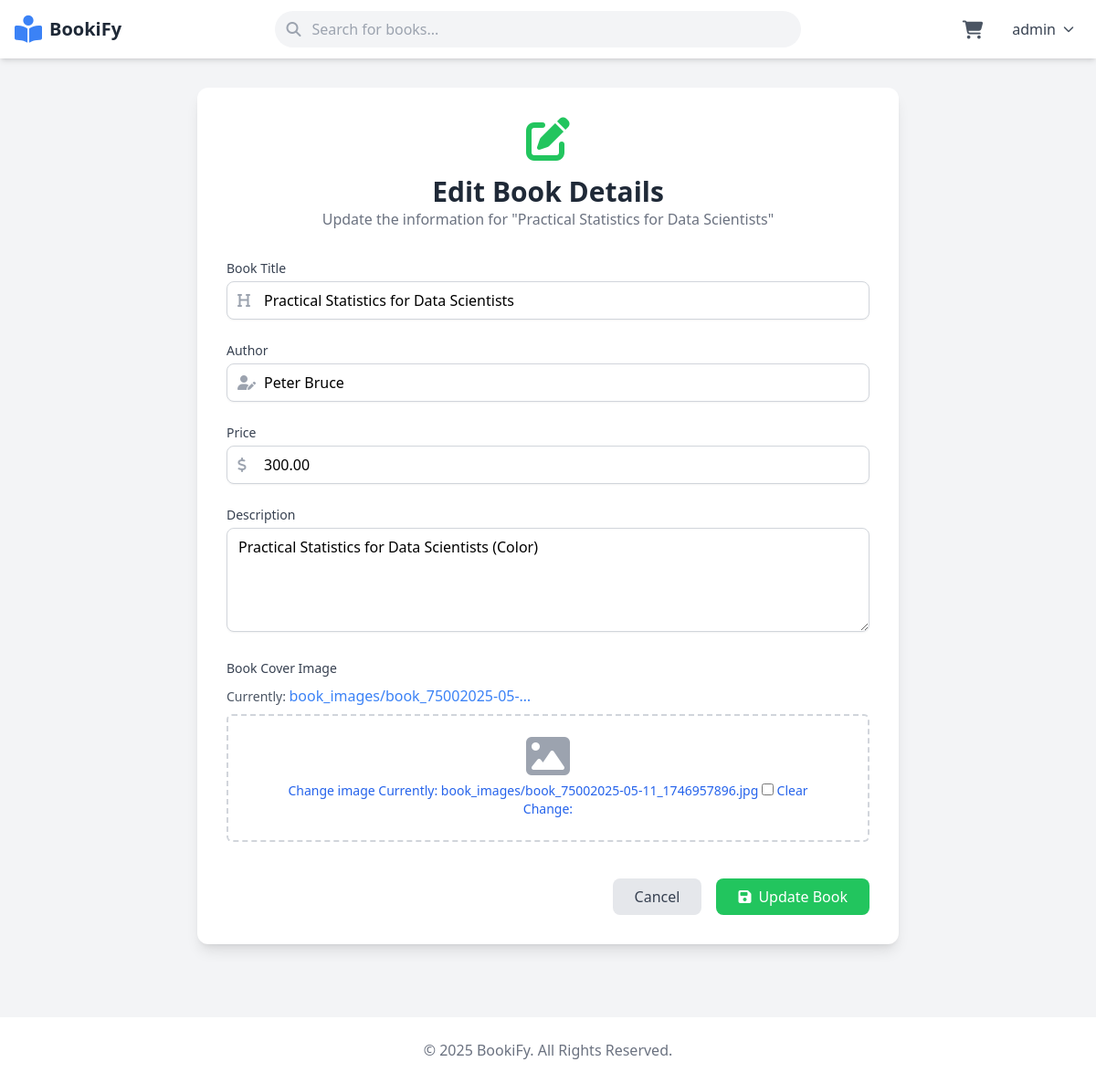
The app's page /admin-panel/edit/5/ (signed in) with its own data.
### store/models.py (models this page shows, shortened)
class Book(models.Model):
    title = models.CharField(max_length=200)
    author = models.CharField(max_length=200)
    description = models.TextField()
    price = models.DecimalField(max_digits=10, decimal_places=2)
    image = models.ImageField(upload_to='book_images/', null=True, blank=True)
    created_at = models.DateTimeField(auto_now_add=True)

### store/decorators.py (the view)
    def wrapper_function(request, *args, **kwargs):
        if request.user.is_authenticated and request.user.is_staff:
            return view_func(request, *args, **kwargs)
        else:
            return HttpResponse('You are not authorized to view this page.')

### store/context_processors.py (called while the page is built)
def cart_item_count(request):
    if request.user.is_authenticated:
        try:
            cart = Cart.objects.get(user=request.user)
            item_count = sum(item.quantity for item in cart.items.all())
        except Cart.DoesNotExist:
            item_count = 0
    else:
        item_count = 0
    return {'cart_item_count': item_count}

### templates/admin_panel/edit_book.html (shortened to what this page needs)
{% extends 'base.html' %}
{% load static %}
{% block content %}
<div class="max-w-3xl mx-auto bg-white p-8 rounded-xl shadow-lg">
    <div class="text-center mb-8">
        <i class="fas fa-edit text-5xl text-green-500"></i>
        <h1 class="text-3xl font-bold text-gray-800 mt-4">Edit Book Details</h1>
        <p class="text-gray-500">Update the information for "{{ book.title }}"</p>
    </div>
    <form method="POST" enctype="multipart/form-data" class="space-y-6">
        <div>
            <label for="{{ form.title.id_for_label }}" class="block text-sm font-medium text-gray-700">Book Title</label>
            <div class="relative mt-1">
                <span class="absolute inset-y-0 left-0 pl-3 flex items-center pointer-events-none"></span>
                {{ form.title }}
            </div>
        </div>
        <div>
            <label for="{{ form.author.id_for_label }}" class="block text-sm font-medium text-gray-700">Author</label>
            <div class="relative mt-1">
                <span class="absolute inset-y-0 left-0 pl-3 flex items-center pointer-events-none"></span>
                {{ form.author }}
            </div>
        </div>
        <div>
            <label for="{{ form.price.id_for_label }}" class="block text-sm font-medium text-gray-700">Price</label>
            <div class="relative mt-1">
                <span class="absolute inset-y-0 left-0 pl-3 flex items-center pointer-events-none"></span>
                {{ form.price }}
            </div>
        </div>
        <div>
            <label for="{{ form.description.id_for_label }}" class="block text-sm font-medium text-gray-700">Description</label>
            <div class="relative mt-1">
                 {{ form.description }}
            </div>
        </div>
        <div>
            <label class="block text-sm font-medium text-gray-700">Book Cover Image</label>
            {% if form.image.value %}
                <div class="my-2">
                    <span class="text-gray-600 text-sm">Currently: </span>
                    <a href="{{ form.image.value.url }}" target="_blank" class="text-blue-500 hover:underline">{{ form.image.value.name|truncatechars:30 }}</a>
                </div>
            {% endif %}
            <div class="mt-1 flex justify-center px-6 pt-5 pb-6 border-2 border-gray-300 border-dashed rounded-md">
                <div class="space-y-1 text-center">
                    <i class="fas fa-image fa-3x text-gray-400"></i>
                    <div class="flex text-sm text-gray-600">
                        <label for="{{ form.image.id_for_label }}" class="relative cursor-pointer bg-white rounded-md font-medium text-blue-600 hover:text-blue-500 focus-within:outline-none">
                            <span>Change image</span>
                            {{ form.image }}
                        </label>
                    </div>
                </div>
            </div>
        </div>
        <div class="flex items-center justify-end space-x-4 pt-4">
            <a href="{% url 'admin_dashboard' %}" class="bg-gray-200 text-gray-700 px-6 py-2 rounded-lg hover:bg-gray-300 transition-colors">Cancel</a>
            <button type="submit" class="bg-green-500 text-white px-6 py-2 rounded-lg hover:bg-green-600 transition-colors flex items-center">
                <i class="fas fa-save mr-2"></i>
                Update Book
            </button>
        </div>
    </form>
</div>
{% endblock %}

### templates/base.html (shortened to what this page needs)
{% load static %}
<!DOCTYPE html>
<html lang="en">
<head>
    <script src="https://cdn.tailwindcss.com"></script>
    <link rel="stylesheet" href="https://cdnjs.cloudflare.com/ajax/libs/font-awesome/6.5.1/css/all.min.css" />
</head>
<body class="bg-gray-100 font-sans">
    <nav class="bg-white shadow-md sticky top-0 z-50">
        <div class="max-w-7xl mx-auto px-4">
            <div class="flex justify-between items-center h-16">
                <div class="flex-shrink-0">
                    <a href="{% url 'home' %}" class="flex items-center space-x-2">
                        <i class="fas fa-book-reader text-3xl text-blue-500"></i>
                        <span class="text-xl font-bold text-gray-800">BookiFy</span>
                    </a>
                </div>
                <div class="hidden md:flex flex-grow items-center justify-center px-10">
                    <form method="GET" action="{% url 'home' %}" class="w-full max-w-xl">
                        <div class="relative">
                            <span class="absolute inset-y-0 left-0 pl-3 flex items-center">
                                <i class="fas fa-search text-gray-400"></i>
                            </span>
                            <input class="w-full bg-gray-100 border-transparent rounded-full pl-10 pr-4 py-2 focus:outline-none focus:ring-2 focus:ring-blue-500" type="text" name="q" placeholder="Search for books..." value="{{ search_query }}">
                        </div>
                    </form>
                </div>
                <div class="hidden md:flex items-center space-x-4">
                    {% if user.is_authenticated %}
                        <a href="{% url 'view_cart' %}" class="relative text-gray-600 hover:text-blue-600 p-2 rounded-full hover:bg-gray-100">
                            <i class="fas fa-shopping-cart fa-lg"></i>
                        </a>
                        <div class="relative">
                            <button id="user-menu-button" class="flex items-center space-x-2 p-2 rounded-full hover:bg-gray-100 focus:outline-none">
                                <span class="font-medium text-gray-700">{{ user.first_name|default:user.username }}</span>
                                <i class="fas fa-chevron-down text-xs text-gray-600"></i>
                            </button>
                        </div>
                    {% else %}
                        <a href="{% url 'login' %}" class="py-2 px-4 font-medium text-gray-600 rounded hover:bg-gray-100 transition duration-300">Login</a>
                        <a href="{% url 'register' %}" class="py-2 px-4 font-medium text-white bg-blue-500 rounded hover:bg-blue-600 transition duration-300">Register</a>
                    {% endif %}
                </div>
            </div>
        </div>
    </nav>
    <main class="max-w-7xl mx-auto py-8 px-4 sm:px-6 lg:px-8">
        {% block content %}{% endblock %}
    </main>
    <footer class="bg-white mt-12 py-6">
        <div class="max-w-7xl mx-auto px-4 text-center text-gray-500">
            <p>© {% now "Y" %} BookiFy. All Rights Reserved.</p>
        </div>
    </footer>
</body>
</html>

### records on screen
Book: title "Practical Statistics for Data Scientists", author "Peter Bruce", price "300.00", description "Practical Statistics for Data Scientists (Color)"

### other values on screen
{{ user.first_name|default:user.username }} "admin"
